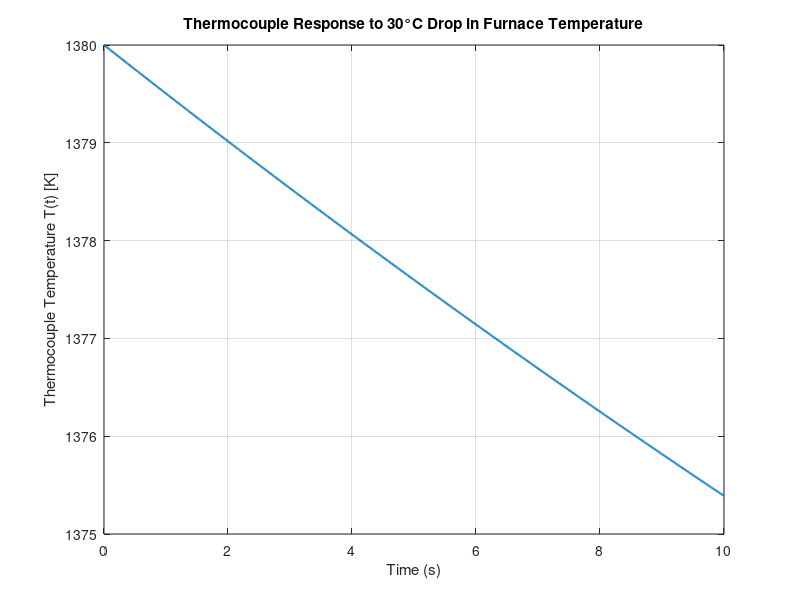
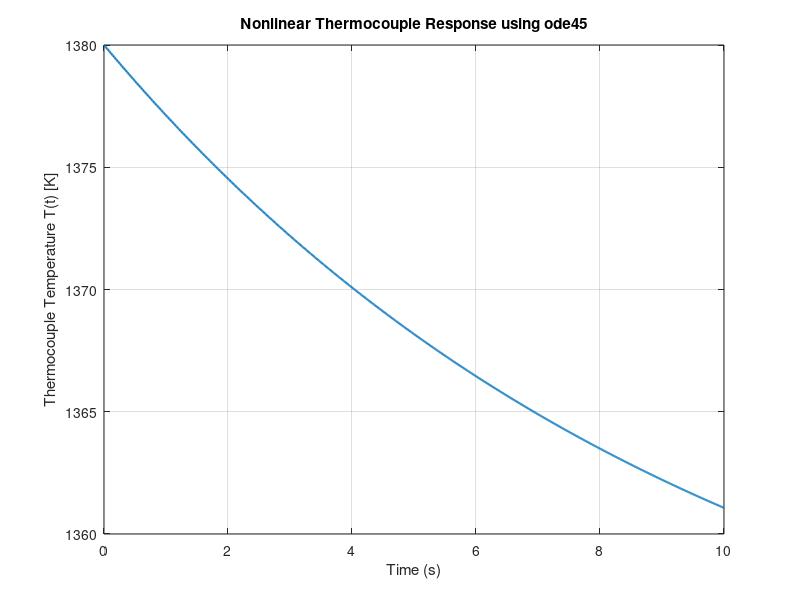
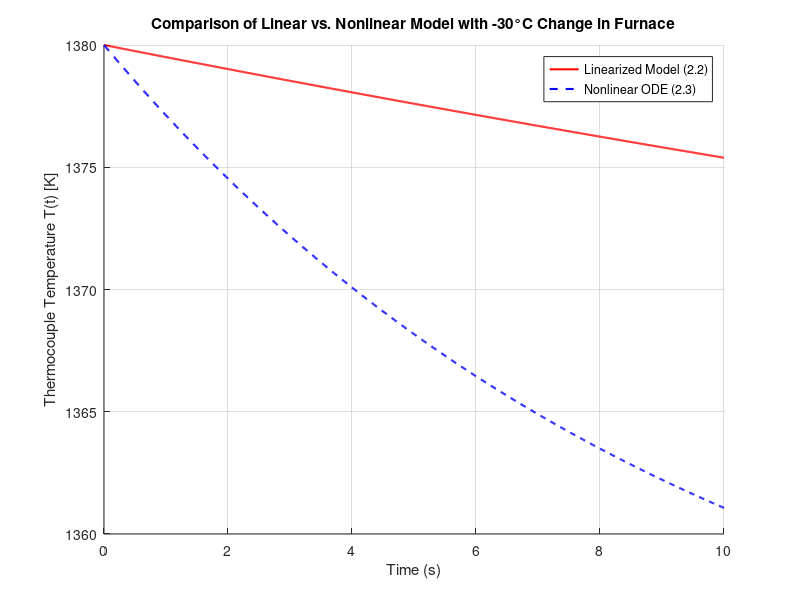
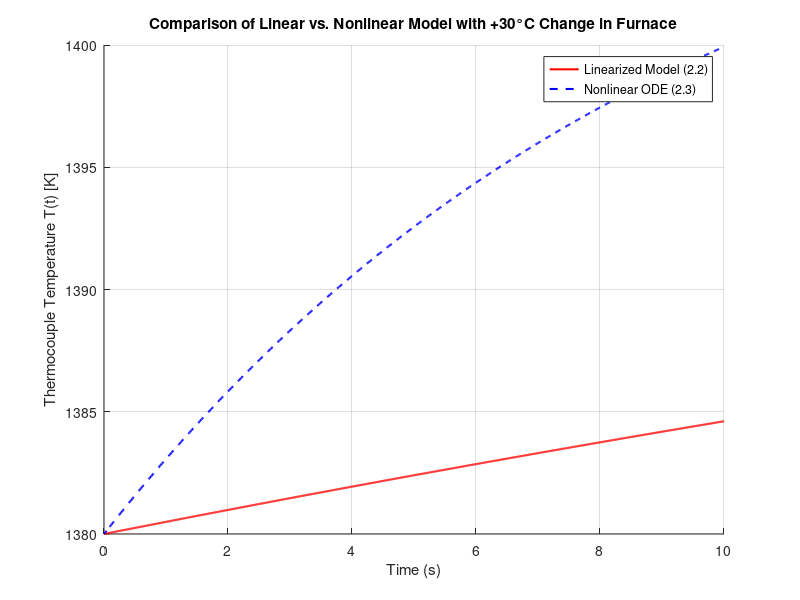

Reproduce these figures in MATLAB, in order.
%% 2.2
% Params
T_steady = 1380;
TF_steady = 1380;
A = 1e-5;
m = 0.1;
cp = 0.4;
epsilon = 0.7;
sigma = 5.669e-8;

t = 0:0.01:10;

s = tf('s');
G = (4*epsilon*A*sigma*TF_steady^3 / m*cp) / (s + 4*epsilon*A*sigma*T_steady^3 / m*cp);

% Compute step response
T_response = -30 * step(G, t); % -30 is the 30°C temp. drop

% Add initial steady-state temperature (T_s) since T_response is for
% change in T
T_final = T_steady + T_response;

% Plot
figure;
plot(t, T_final, 'LineWidth', 1.5);
xlabel('Time (s)');
ylabel('Thermocouple Temperature T(t) [K]');
title('Thermocouple Response to 30°C Drop in Furnace Temperature');
grid on;
saveas(gcf, 'Figures/figure2-2.png');

% Display temperature after 10 seconds
T_10s = T_final(end);
fprintf('Temperature after 10 seconds: %.2f K\n', T_10s);


%% 2.3
% Params
A = 1e-5;
m = 0.1;
cp = 0.4;
epsilon = 0.7;
sigma = 5.669e-8;

% initial conditions
T0 = 1380; % initial temperature in K
TF_new = 1380 - 30; % furnace temperature after 30°C drop (same difference in Kelvin)

tspan = 0:0.01:10;

odefun = @(t, T) (epsilon * A * sigma * (TF_new^4 - T^4)) / (m * cp);

[t, T] = ode45(odefun, tspan, T0);

% Plot
figure;
plot(t, T, 'LineWidth', 1.5);
xlabel('Time (s)');
ylabel('Thermocouple Temperature T(t) [K]');
title('Nonlinear Thermocouple Response using ode45');
grid on;
saveas(gcf, 'Figures/figure2-3.png');

% Display temperature after 10 seconds
T_10s = T(end);
fprintf('Temperature after 10 seconds: %.2f K\n', T_10s);

%% 2.4
% Params
T_steady = 1380;
TF_steady = 1380;
A = 1e-5;
m = 0.1;
cp = 0.4;
epsilon = 0.7;
sigma = 5.669e-8;

tspan = 0:0.01:10;


% THE -30°C RESPONSE
delta_TF = -30;

% from 2.2: linearized transfer function model
s = tf('s');
G = (4*epsilon*A*sigma*TF_steady^3 / m*cp) / (s + 4*epsilon*A*sigma*T_steady^3 / m*cp);

T_linear_temp_down = delta_TF * step(G, tspan);
T_linear_temp_down = T_steady + T_linear_temp_down;

% from 2.3: nonlinear ODE model
% initial conditions
T0 = 1380;
TF_new = 1380 + delta_TF;

odefun = @(t, T) (epsilon * A * sigma * (TF_new^4 - T^4)) / (m * cp);
[~, T_nonlinear_temp_down] = ode45(odefun, tspan, T0);


% THE 30°C RESPONSE
delta_TF = 30;
% from 2.2: linearized transfer function model
s = tf('s');
G = (4*epsilon*A*sigma*TF_steady^3 / m*cp) / (s + 4*epsilon*A*sigma*T_steady^3 / m*cp);

T_linear_temp_up = delta_TF * step(G, tspan);
T_linear_temp_up = T_steady + T_linear_temp_up;

% from 2.3: nonlinear ODE model
% initial conditions
T0 = 1380;
TF_new = 1380 + delta_TF;

odefun = @(t, T) (epsilon * A * sigma * (TF_new^4 - T^4)) / (m * cp);
[~, T_nonlinear_temp_up] = ode45(odefun, tspan, T0);


% Plot comparaison
figure;
hold on;
plot(tspan, T_linear_temp_down, 'r', 'LineWidth', 1.5);
plot(tspan, T_nonlinear_temp_down, 'b--', 'LineWidth', 1.5);
xlabel('Time (s)');
ylabel('Thermocouple Temperature T(t) [K]');
title('Comparison of Linear vs. Nonlinear Model with -30°C Change in Furnace');
legend('Linearized Model (2.2)', 'Nonlinear ODE (2.3)');
hold off;
grid on;
saveas(gcf, 'Figures/figure2-4a.png');

% Plot comparaison
figure;
hold on;
plot(tspan, T_linear_temp_up, 'r', 'LineWidth', 1.5);
plot(tspan, T_nonlinear_temp_up, 'b--', 'LineWidth', 1.5);
xlabel('Time (s)');
ylabel('Thermocouple Temperature T(t) [K]');
title('Comparison of Linear vs. Nonlinear Model with +30°C Change in Furnace');
legend('Linearized Model (2.2)', 'Nonlinear ODE (2.3)');
hold off;
grid on;
saveas(gcf, 'Figures/figure2-4b.png');

% Discussion
% The comparison shows how well the linearized model approximates the nonlinear response.
% If the nonlinear and linear models align closely, the linearization is a good approximation.
% If they deviate significantly, the linear model may not be suitable for controller design.

%% 2.5
% Params
T_steady = 1380;
TF_steady = 1380;
A = 1e-5;
m = 0.1;
cp = 0.4;
epsilon = 0.7;
sigma = 5.669e-8;

t = 0:0.01:10;

% Furnace Temperature Response (T_F)
% math is in the doc
T_F = 20 * (1 - exp(-t));

s = tf('s');

% T(s)/T_F(s)
G_thermocouple = (4*epsilon*A*sigma*TF_steady^3 / m*cp) / (s + 4*epsilon*A*sigma*T_steady^3 / m*cp);

% T_F(s)/Q(s)
G_furnace = 1 / (s + 1);

% Multiply to get T(s)/Q(s)
G_total = G_thermocouple * G_furnace;
T_measured = 20 * step(G_total, t);


% Plot results
figure;
hold on;
plot(t, T_F + 1380, 'r', 'LineWidth', 1.5);
plot(t, T_measured + 1380, 'b--', 'LineWidth', 1.5);
xlabel('Time (s)');
ylabel('Temperature (K)');
title('Furnace Temperature vs. Measured Thermocouple Response');
legend('Actual Furnace Temperature T_F(t)', 'Measured Thermocouple Temperature T(t)');
hold off;
grid on;
saveas(gcf, 'Figures/figure2-5.png');
